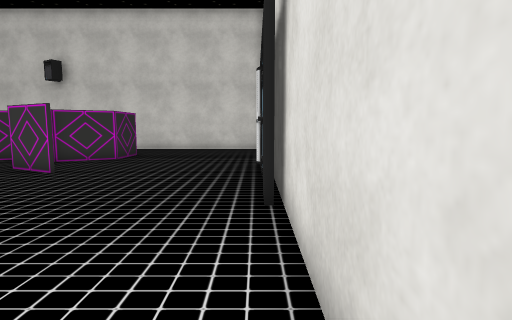
view 1 (above)

21 first-person views from a walk through a scene from a Unity 3-D project. The camera is 1.3 m above the floor, tilts 6° down and sees 80° across. The floor is counted in squares, 1 m on a side. Each view is taken from the middle of a square. On the plan, view 1 faces up. The plan holds only what a view shows up to about 14 squares ahead; the rest is blank. The place goes on beyond the plan. The player character is not drawn. Some animated figures are left out. Some surface patterns are stand-ins.

view 2
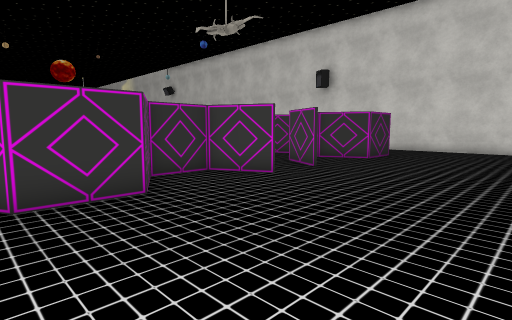

view 3
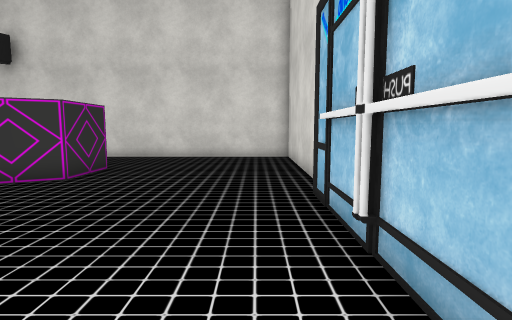

view 4
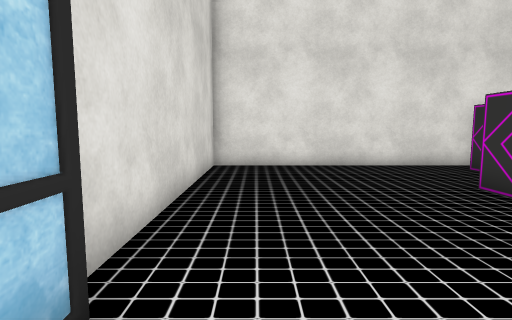

view 5
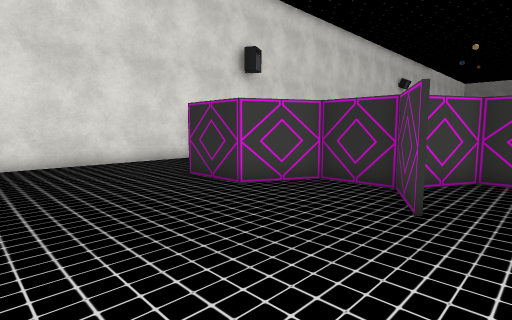

view 6
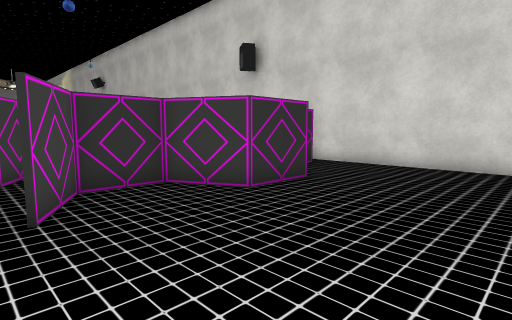

view 7
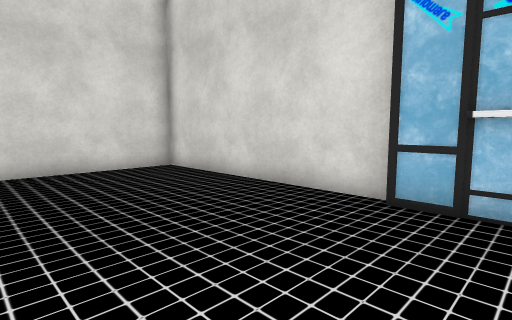

view 8
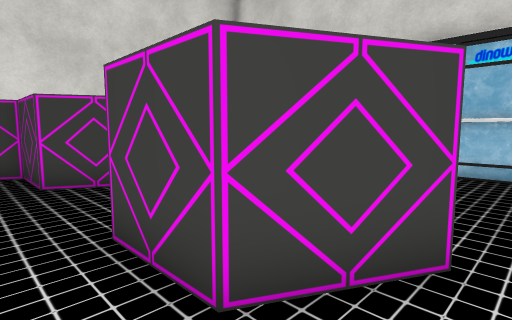

view 9
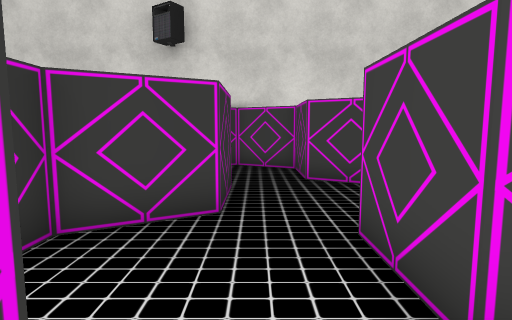

view 10
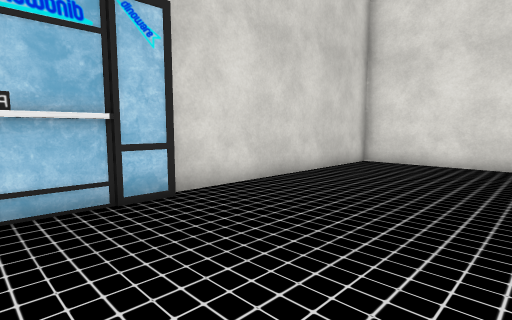

view 11
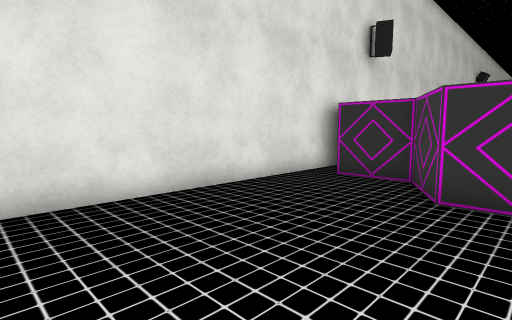

view 12
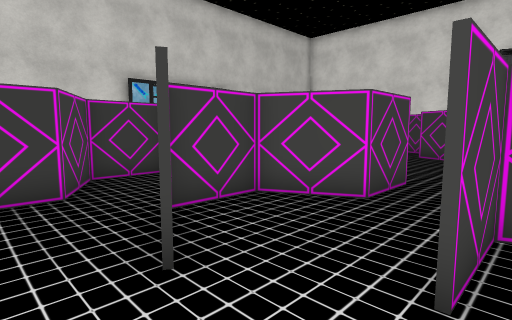

view 13
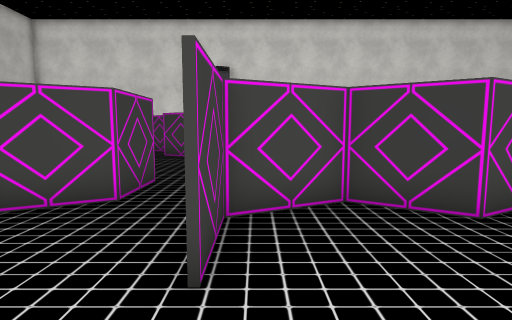

view 14
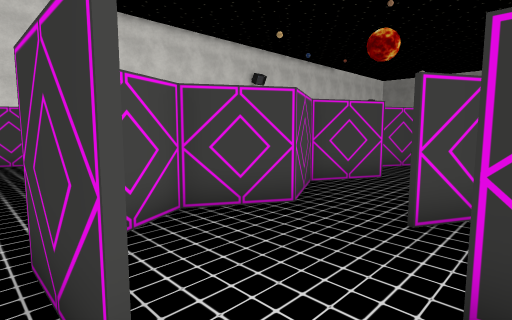

view 15
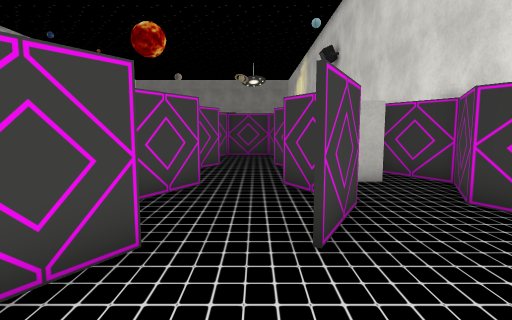

view 16
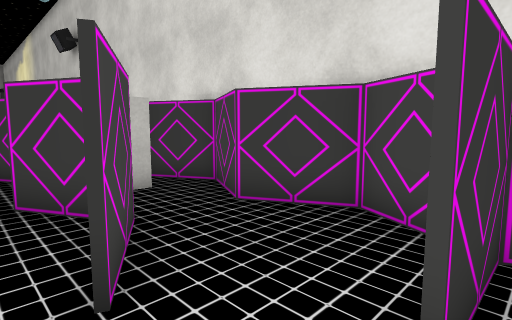

view 17
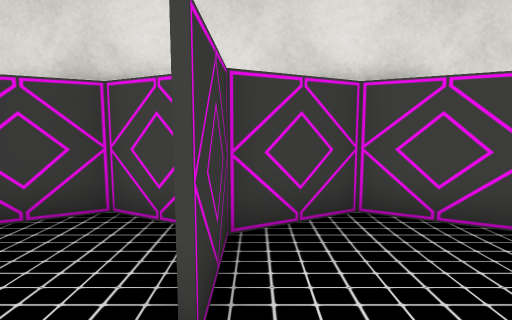

view 18
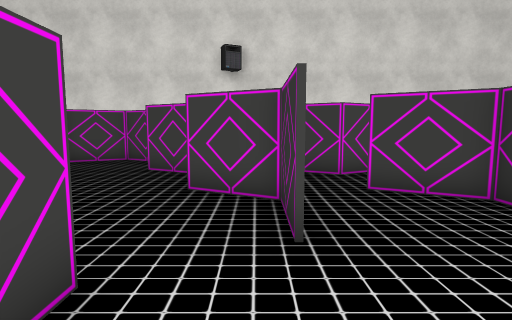

view 19
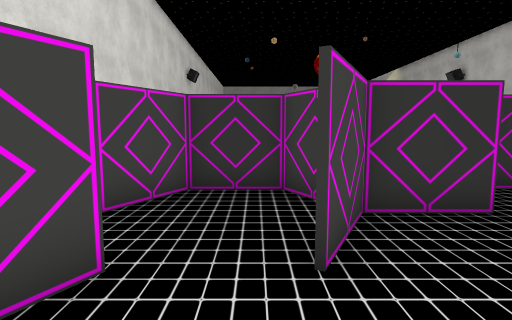

view 20
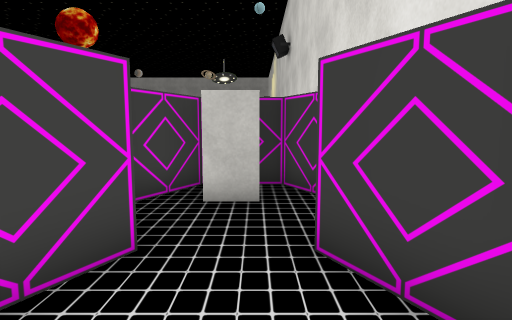

view 21
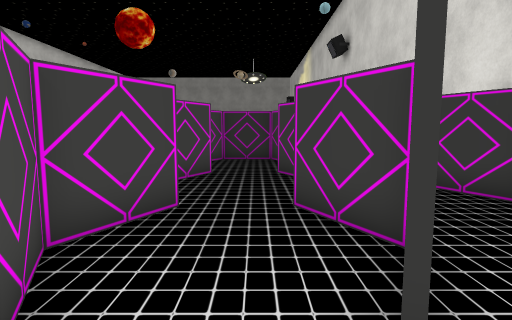

### Floor plan
Points are (right, up) in squares from view 1. A wall is a line through its corners. A room is listed if a view was taken in it or the views show most of it. See-through windows are left out.
Room 1 (views 1, 2, 3, 4, 5, 6, 7, 10, 11)
walls: (-5.7, 6.6) (-7.7, 5.6) (-7.7, 3.7) (-5.8, 2.7) (-5.8, 0.6) (-7.7, -0.4) (-7.7, -2.5); (0, 6.1) (0, 10); (-5.7, 8.6) (-7.7, 9.6); (0.2, 5) (0.2, 11.1); (0.5, 11.1) (0.5, 18.8) (-8.4, 18.8); (-9.5, 6.7) (-8.1, 5.9); (-5.8, 14.8) (-5.8, 12.6) (-7.6, 11.6) (-7.6, 9.7) (-5.7, 8.7); (-8, -3.5) (0.5, -3.5) (0.5, 8); (-7.6, 17.8) (-7.6, 17.3)
Room 2 (views 8, 9)
walls: (-9.5, 8.8) (-9.5, 6.7); (-7.7, 9.6) (-7.7, 11.6); (-10.9, 8.9) (-9.8, 8.2); (-9.5, 12.6) (-11.5, 11.5) (-11.5, 11)
ways out: opening at (-9, 12) to room 7
Room 3 (views 12, 13, 14, 15, 16, 17, 20, 21)
walls: (-16, 18) (-17.2, 18.6) (-19.1, 17.6) (-21, 18.6) (-22.9, 17.6) (-22.9, 15.7); (-19.1, 15.6) (-21.1, 14.6); (-19.2, 15.8) (-17.1, 14.7); (-11.7, 17.7) (-13.4, 18.6) (-15.3, 17.6) (-15.3, 15.5); (-21.1, 12.8) (-19.1, 11.7) (-17.2, 12.7) (-15.6, 11.7) (-13.5, 12.7) (-13.5, 14.6); (-22.8, 16.1) (-21.1, 15.1); (-7.7, 15.6) (-7.7, 17.6) (-9.6, 18.6)
ways out: opening at (-9, 15) to room 7; opening at (-12, 15) to room 8; opening at (-23.5, 13.5); opening at (-22, 12)
objects: block (-22, 16) to (-22, 17)
Room 4 (view 18)
walls: (-11.5, 9.5) (-11.5, 11.6); (-17.2, 7) (-17.2, 6.6) (-15.3, 5.6); (-16.3, 3.1) (-15.3, 3.6) (-14.1, 3)
ways out: opening at (-12, 12) to room 8; opening at (-12.5, 9.5) to room 9; opening at (-16.5, 4.5)
Room 5 (view 19)
walls: (-9.8, 0.7) (-7.8, -0.4) (-6, 0.6); (-12.4, 3.1) (-13.4, 2.5) (-13.4, 0.6) (-11.5, -0.4)
ways out: opening at (-9, 3) to room 6; opening at (-10.5, 0)
Room 6 (no view inside)
walls: (-11.5, 5.7) (-11.5, 3.6) (-9.6, 2.6)
ways out: opening at (-9, 3) to room 5; opening at (-11, 7) to room 9
Room 7 (no view inside)
walls: (-9.5, 14.8) (-9.5, 12.6); (-5.9, 12.8) (-5.9, 14.6) (-7.7, 15.6)
ways out: opening at (-9, 12) to room 2; opening at (-9, 15) to room 3
Room 8 (no view inside)
walls: (-13.4, 14.7) (-13.4, 12.6); (-11.5, 11.6) (-9.6, 12.6) (-9.6, 14.6)
ways out: opening at (-12, 15) to room 3; opening at (-12, 12) to room 4
Room 9 (no view inside)
walls: (-13.4, 8.7) (-13.4, 6.7) (-11.5, 5.7)
ways out: opening at (-12.5, 9.5) to room 4; opening at (-11, 7) to room 6

Where each view was taken, in squares from view 1:
view 1: 0 up, 0 right, facing up
view 2: 0 up, 0 right, facing up-left
view 3: 5 up, 1 left, facing up
view 4: 7 up, 1 left, facing down
view 5: 8 up, 1 left, facing down-left
view 6: 8 up, 1 left, facing up-left
view 7: 9 up, 5 left, facing up-right
view 8: 8 up, 9 left, facing up-right
view 9: 8 up, 9 left, facing up
view 10: 8 up, 5 left, facing down-right
view 11: 2 up, 0 right, facing down-left
view 12: 17 up, 14 left, facing down-right
view 13: 17 up, 14 left, facing down
view 14: 16 up, 13 left, facing down-left
view 15: 14 up, 14 left, facing left
view 16: 14 up, 15 left, facing up-left
view 17: 14 up, 15 left, facing up
view 18: 12 up, 13 left, facing down
view 19: 2 up, 7 left, facing left
view 20: 17 up, 16 left, facing left
view 21: 14 up, 16 left, facing left
